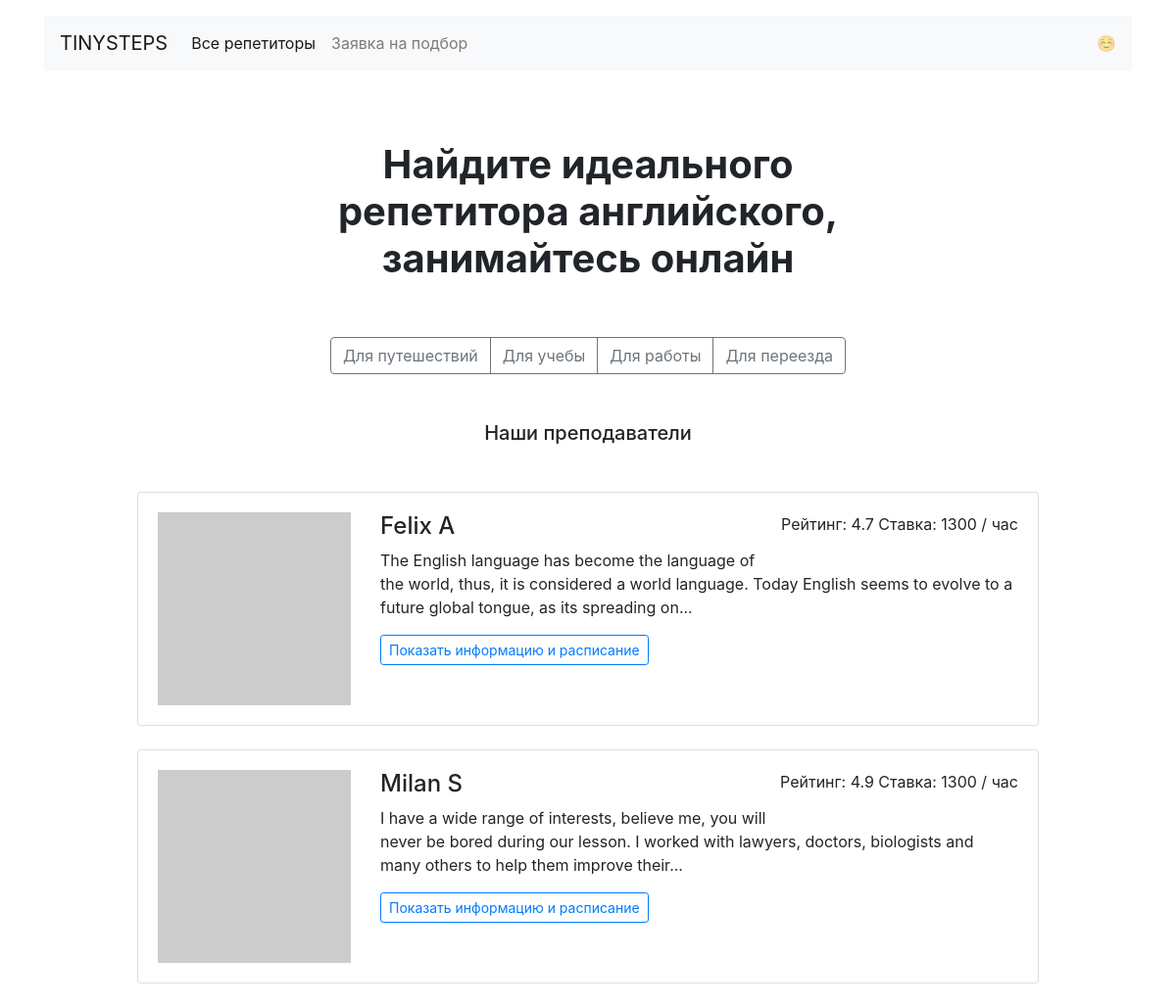
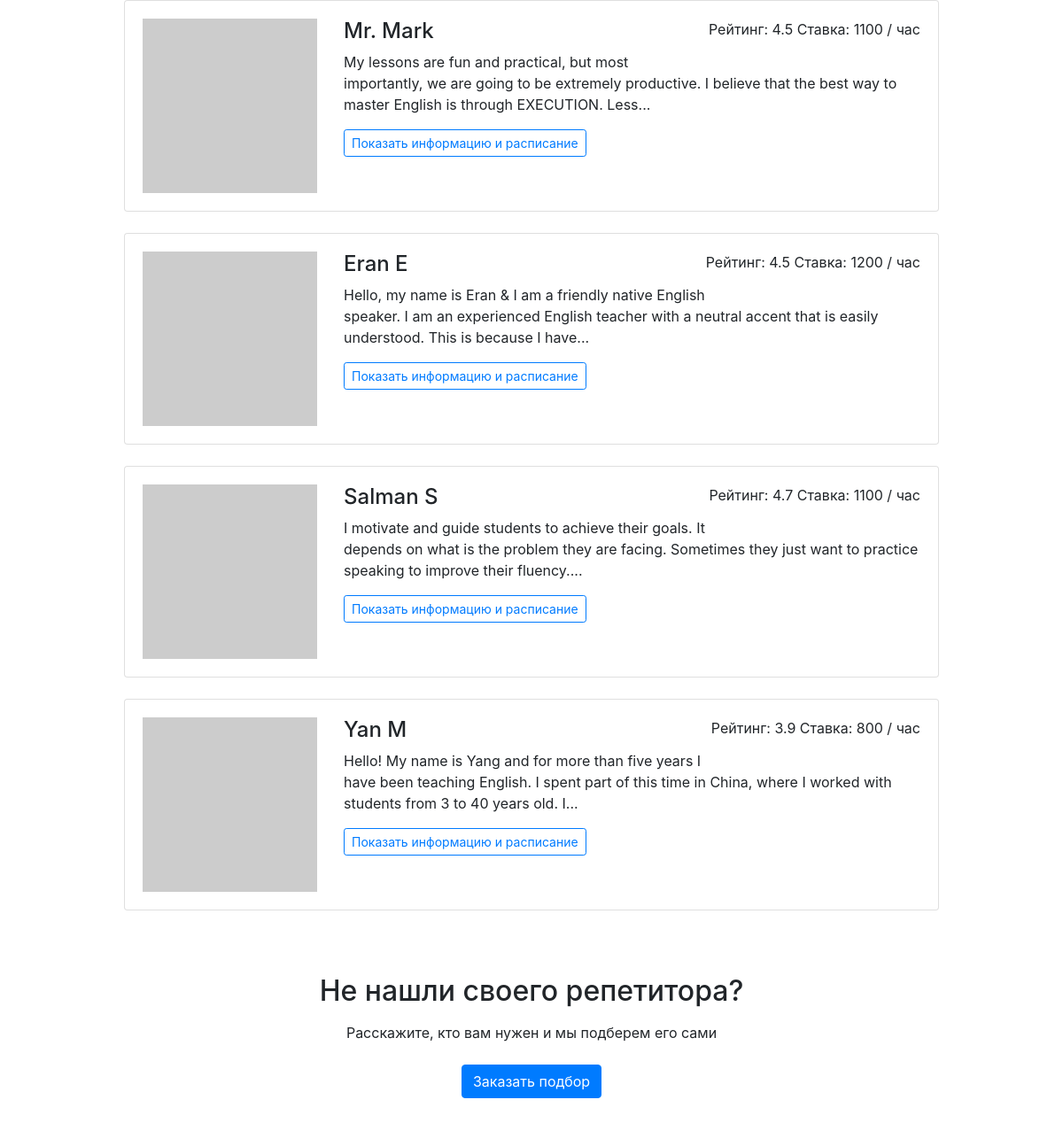
The page / on the database its author committed (2 pictures, top to bottom).
### app.py (models this page shows)
class Goal(db.Model):
    __tablename__ = 'goals'
    id = db.Column(db.Integer, primary_key=True)
    code = db.Column(db.String(10), nullable=False)
    goal = db.Column(db.String(100))
    teachers = db.relationship("Teacher", secondary=teachers_goals_association, back_populates="goals")

class Teacher(db.Model):
    __tablename__ = 'teachers'
    id = db.Column(db.Integer, primary_key=True)
    name = db.Column(db.String(100))
    about = db.Column(db.Text)
    rating = db.Column(db.Float)
    picture = db.Column(db.String(100))
    price = db.Column(db.Integer)
    free = db.Column(db.UnicodeText)
    booking = db.relationship("Booking", back_populates = 'teacher')
    goals = db.relationship("Goal", secondary=teachers_goals_association, back_populates="teachers")

### app.py (the view)
@app.route('/')
def render_main():
    goals = Goal.query.all()
    teachers = Teacher.query.order_by(func.random()).limit(6).all()
    return render_template('index.html', goals=goals, teachers=teachers)

### templates/index.html
{% extends 'base.html' %}
{% block container %}
    <section>
        <h1 class="h1 text-center mx-auto mt-4 py-5"><strong>Найдите идеального <br>репетитора английского, <br>занимайтесь
            онлайн</strong></h1>
        {% include 'goal_menu.html' %}
        <h2 class="h5 text-center mb-5">Наши преподаватели</h2>
        <div class="row">
            <div class="col-12 col-lg-10 offset-lg-1 m-auto">
                {% for t in teachers %}
                    <div class="card mb-4">
                        {% include 'profile_card.html' %}
                    </div>
                {% endfor %}
            </div>
        </div>
        {% include 'want_req.html' %}
    </section>
{% endblock %}

### templates/base.html (shortened to what this page needs)
<!DOCTYPE html>
<html lang="ru">
<head>
    <link rel="stylesheet" href="https://stackpath.bootstrapcdn.com/bootstrap/4.3.1/css/bootstrap.min.css"
>
</head>
<body>
<header class="container mt-3">
    <nav class="navbar navbar-expand-lg navbar-light bg-light">
        <a class="navbar-brand" href="/">TINYSTEPS</a>
        <div class="collapse navbar-collapse" id="navbarNav">
            <ul class="navbar-nav">
                <li class="nav-item active">
                    <a class="nav-link" href="{{ url_for('all') }}">Все репетиторы</a>
                </li>
                <li class="nav-item">
                    <a class="nav-link" href="{{ url_for('render_request') }}">Заявка на подбор</a>
                </li>
            </ul>
        </div>
        <span class="navbar-text d-sm-none d-lg-block">
        ☺️
      </span>
    </nav>
</header>
<main class="container mt-3 mb-5">
    {% block container %} {% endblock %}
</main>
</body>
</html>

### templates/goal_menu.html
<div class="text-center mb-5">
    <div class="btn-group mx-auto mb-0" role="group" aria-label="Basic example">
        {% for g in goals %}
            <a href="{{ url_for('render_goals_item', goal= g.code ) }}"
               class="btn btn-outline-secondary ">{{ g.goal }}</a>
        {% endfor %}
    </div>
</div>

### templates/profile_card.html
<div class="card-body">
    <div class="row">
        <div class="col-3"><img src="{{ t.picture }}" class="img-fluid" alt=""></div>
        <div class="col-9">
            <p class="float-right">Рейтинг: {{ t.rating }} Ставка: {{ t.price }} / час</p>
            <h2 class="h4">{{ t.name }}</h2>
            <p>{{ t.about|truncate(180) }}</p>
            <a href="{{ url_for('render_profiles_item', teacher_id= t.id) }}"
               class="btn btn-outline-primary btn-sm mr-3 mb-2">Показать информацию и расписание</a>
        </div>
    </div>
</div>

### templates/want_req.html
<h2 class="text-center mt-5 mb-3">Не нашли своего репетитора?</h2>
<p class="text-center mb-4">Расскажите, кто вам нужен и мы подберем его сами</p>
<div class="text-center pb-5">
    <a href="{{ url_for('render_request') }}" class="btn btn-primary">Заказать подбор</a>
</div>

### rows shown on the page
Goal: goal "Для путешествий"
Goal: goal "Для учебы"
Goal: goal "Для работы"
Goal: goal "Для переезда"
Teacher: rating "4.7", price "1300", name "Felix A", about "The English language has become the language of the world, thus, it is considered a world language. Today English seems to evolve to a future global tongue, as its spreading on..."
Teacher: rating "4.9", price "1300", name "Milan S", about "I have a wide range of interests, believe me, you will never be bored during our lesson. I worked with lawyers, doctors, biologists and many others to help them improve their..."
Teacher: rating "4.5", price "1100", name "Mr. Mark", about "My lessons are fun and practical, but most importantly, we are going to be extremely productive. I believe that the best way to master English is through EXECUTION. Less..."
Teacher: rating "4.5", price "1200", name "Eran E", about "Hello, my name is Eran & I am a friendly native English speaker. I am an experienced English teacher with a neutral accent that is easily understood. This is because I have..."
Teacher: rating "4.7", price "1100", name "Salman S", about "I motivate and guide students to achieve their goals. It depends on what is the problem they are facing. Sometimes they just want to practice speaking to improve their fluency...."
Teacher: rating "3.9", price "800", name "Yan M", about "Hello! My name is Yang and for more than five years I have been teaching English. I spent part of this time in China, where I worked with students from 3 to 40 years old. I..."
